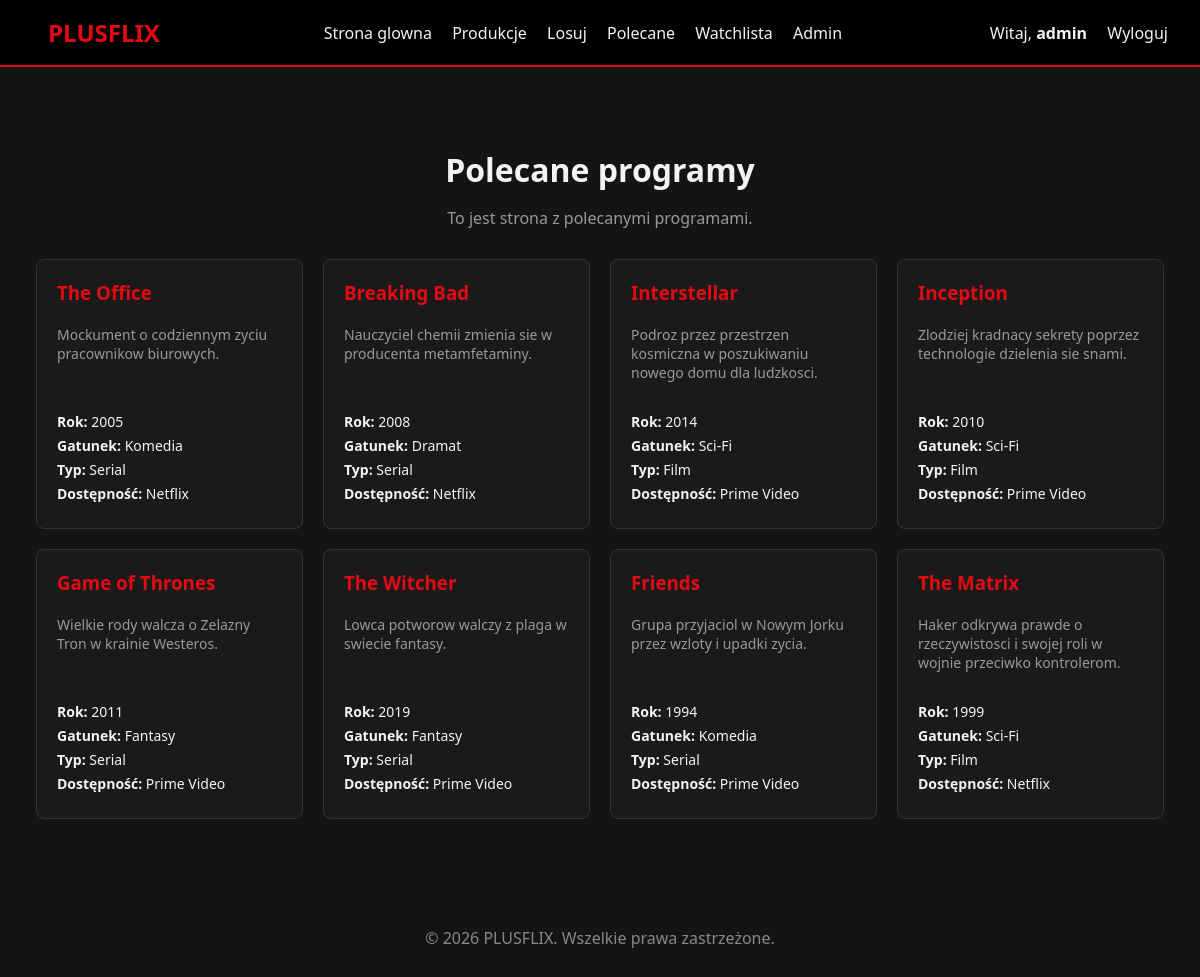
The app's page /recommended (signed in) with its own data.
### tables this page shows
CREATE TABLE IF NOT EXISTS productions (
    id INT AUTO_INCREMENT PRIMARY KEY,
    title VARCHAR(255) NOT NULL,
    type VARCHAR(50) NOT NULL,
    genre_id INT,
    description TEXT,
    streaming_platforms_id INT,
    year INT,
    rating DECIMAL(3,1),
    watchlist_count INT DEFAULT 0,
    created_at TIMESTAMP DEFAULT CURRENT_TIMESTAMP,
    FOREIGN KEY (genre_id) REFERENCES genres(id),
    FOREIGN KEY (streaming_platforms_id) REFERENCES streaming_platforms(id)
    );

CREATE TABLE IF NOT EXISTS genres (
    id INT AUTO_INCREMENT PRIMARY KEY,
    name VARCHAR(100) NOT NULL UNIQUE
);

CREATE TABLE IF NOT EXISTS streaming_platforms (
    id INT AUTO_INCREMENT PRIMARY KEY,
    name VARCHAR(100) NOT NULL,
    price DECIMAL(10,2),
    offer TEXT
    );

### app/Controllers/Recommended.php (called while the page is built, shortened)
<?php
class Recommended extends Controller {
    private $recommendedModel;
    public function __construct() {
        $this->recommendedModel = $this->model('Recommended');
    }
    public function index(): void {
        $recommended = $this->recommendedModel->getAllMovies();
        $data = [
            'title' => 'Polecane programy',
            'description' => 'To jest strona z polecanymi programami.',
            'series' => $recommended
        ];
        $this->view('pages/recommended', $data);
    }
}
?>

### core/Router.php (called while the page is built, shortened)
<?php
class Router {
    protected string $currentMethod = 'index';
    public function __construct() {
        $url = $this->getUrl();
        if ($url && strtolower($url[0]) === 'detail') {
            $this->currentController = 'App\\Controllers\\Pages';
            $this->currentMethod = 'detail';
            unset($url[0]);
        } elseif ($url && file_exists('../app/Controllers/' . ucwords($url[0]) . '.php')) {
            unset($url[0]);
        }
        $this->currentController = new $this->currentController;
        $this->params = $url ? array_values($url) : [];
        call_user_func_array([$this->currentController, $this->currentMethod], $this->params);
    }
    public function getUrl(): ?array {
        if (isset($_GET['url'])) {
            $url = rtrim($_GET['url'], '/');
            $url = filter_var($url, FILTER_SANITIZE_URL);
            return explode('/', $url);
        }
        return null;
    }
}

### public/index.php (called while the page is built, shortened)
<?php
spl_autoload_register(function($className) {
    $className = str_replace('\\', '/', $className);
    $file = '../' . $className . '.php';
});
$init = new Router();

### core/Database.php (called while the page is built, shortened)
<?php
class Database {
    private string $host = DB_HOST;
    private string $user = DB_USER;
    private string $pass = DB_PASS;
    private string $dbname = DB_NAME;
    private ?PDO $dbh = null;
    private $stmt;
    public function __construct() {
        $dsn = 'mysql:host=' . $this->host . ';dbname=' . $this->dbname;
        $options = [
            PDO::ATTR_PERSISTENT => true,
            PDO::ATTR_ERRMODE => PDO::ERRMODE_EXCEPTION,
            PDO::ATTR_DEFAULT_FETCH_MODE => PDO::FETCH_OBJ
        ];
        try {
            $this->dbh = new PDO($dsn, $this->user, $this->pass, $options);
        } catch (PDOException $e) {
            $this->error = $e->getMessage();
            echo "Błąd połączenia: " . $this->error;
        }
    }
    public function query(string $sql): void {
        $this->stmt = $this->dbh->prepare($sql);
    }
    public function execute(): bool {
        return $this->stmt->execute();
    }
    public function resultSet(): array {
        $this->execute();
        return $this->stmt->fetchAll();
    }
}

### app/Models/Recommended.php (called while the page is built, shortened)
<?php
class Recommended {
    private Database $db;
    public function __construct(Database $db) {
        $this->db = $db;
    }
    public function getAllMovies() {
        $this->db->query('SELECT id FROM productions');
        $movies = $this->db->resultSet();
        $this->db->query('SELECT p.*, g.name as genre, sp.name as streaming_platforms FROM productions p LEFT JOIN genres g ON p.genre_id = g.id LEFT JOIN streaming_platforms sp ON p.streaming_platforms_id = sp.id ORDER BY p.watchlist_count DESC, p.rating DESC, p.year DESC LIMIT 8');
        return $this->db->resultSet();
    }
}
?>

### app/Views/pages/recommended.php (the view, shortened to what this page needs)
<div class="page-container">
    <h1 class="page-title"><?php echo isset($title) ? htmlspecialchars($title) : ''; ?></h1>
    <p class="page-description"><?php echo isset($description) ? htmlspecialchars($description) : ''; ?></p>
    <?php if (empty($series)): ?>
        <p class="no-results">Brak filmów w bazie danych</p>
    <?php else: ?>
        <div class="movies-grid">
            <?php foreach($series as $item): ?>
                <a href="<?php echo URLROOT; ?>/pages/detail/<?php echo $item->id; ?>" class="movie-card-link">
                    <div class="movie-card">
                        <h3 class="movie-title"><?php echo $item->title; ?></h3>
                        <p class="movie-description"><?php echo $item->description; ?></p>
                        <div class="movie-details">
                            <p><strong>Rok:</strong> <?php echo $item->year; ?></p>
                            <p><strong>Gatunek:</strong> <?php echo $item->genre; ?></p>
                            <p><strong>Typ:</strong> <?php echo $item->type; ?></p>
                            <p><strong>Dostępność:</strong> <?php echo $item->streaming_platforms; ?></p>
                        </div>
                    </div>
                </a>
            <?php endforeach; ?>
        </div>
    <?php endif; ?>
</div>

### public/css/style.css (style rules this page uses)
:root { --primary: #e50914; --dark: #141414; --light: #f3f3f3; --grey: #333; }
body { font-family: 'Segoe UI', Tahoma, Geneva, Verdana, sans-serif; margin: 0; background-color: var(--dark); color: var(--light); }
.page-container { max-width: 1200px; margin: 40px auto; padding: 20px; }
.page-title { color: var(--light); margin-bottom: 10px; text-align: center; }
.page-description { color: #999; margin-bottom: 30px; text-align: center; }
.movies-grid { display: grid; grid-template-columns: repeat(auto-fill, minmax(250px, 1fr)); gap: 20px; margin-top: 20px; align-items: stretch; }
.movie-card { background: #1a1a1a; padding: 20px; border-radius: 8px; border: 1px solid #333; height: 100%; display: flex; flex-direction: column; box-sizing: border-box; min-height: 250px; }
.movie-card-link { text-decoration: none; color: inherit; display: block; height: 100%; transition: transform 0.3s ease; }
.movie-title { color: var(--primary); margin: 0 0 10px 0; }
.movie-description { color: #999; font-size: 14px; margin: 10px 0; flex-grow: 1; }
.movie-details { margin-top: 15px; font-size: 14px; }
.movie-details p { margin: 5px 0; }
.movie-card-link .movie-card { height: 100%; cursor: pointer; transition: border-color 0.3s ease; }

### records on screen
productions: title "The Office", description "Mockument o codziennym zyciu pracownikow biurowych.", year "2005", genre.name "Komedia", type "Serial", streaming_platforms.name "Netflix"
productions: title "Breaking Bad", description "Nauczyciel chemii zmienia sie w producenta metamfetaminy.", year "2008", genre.name "Dramat", type "Serial", streaming_platforms.name "Netflix"
productions: title "Interstellar", description "Podroz przez przestrzen kosmiczna w poszukiwaniu nowego domu dla ludzkosci.", year "2014", genre.name "Sci-Fi", type "Film", streaming_platforms.name "Prime Video"
productions: title "Inception", description "Zlodziej kradnacy sekrety poprzez technologie dzielenia sie snami.", year "2010", genre.name "Sci-Fi", type "Film", streaming_platforms.name "Prime Video"
productions: title "Game of Thrones", description "Wielkie rody walcza o Zelazny Tron w krainie Westeros.", year "2011", genre.name "Fantasy", type "Serial", streaming_platforms.name "Prime Video"
productions: title "The Witcher", description "Lowca potworow walczy z plaga w swiecie fantasy.", year "2019", genre.name "Fantasy", type "Serial", streaming_platforms.name "Prime Video"
productions: title "Friends", description "Grupa przyjaciol w Nowym Jorku przez wzloty i upadki zycia.", year "1994", genre.name "Komedia", type "Serial", streaming_platforms.name "Prime Video"
productions: title "The Matrix", description "Haker odkrywa prawde o rzeczywistosci i swojej roli w wojnie przeciwko kontrolerom.", year "1999", genre.name "Sci-Fi", type "Film", streaming_platforms.name "Netflix"

### other values on screen
$_SESSION['username'] "admin"
$title "Polecane programy"
$description "To jest strona z polecanymi programami."
